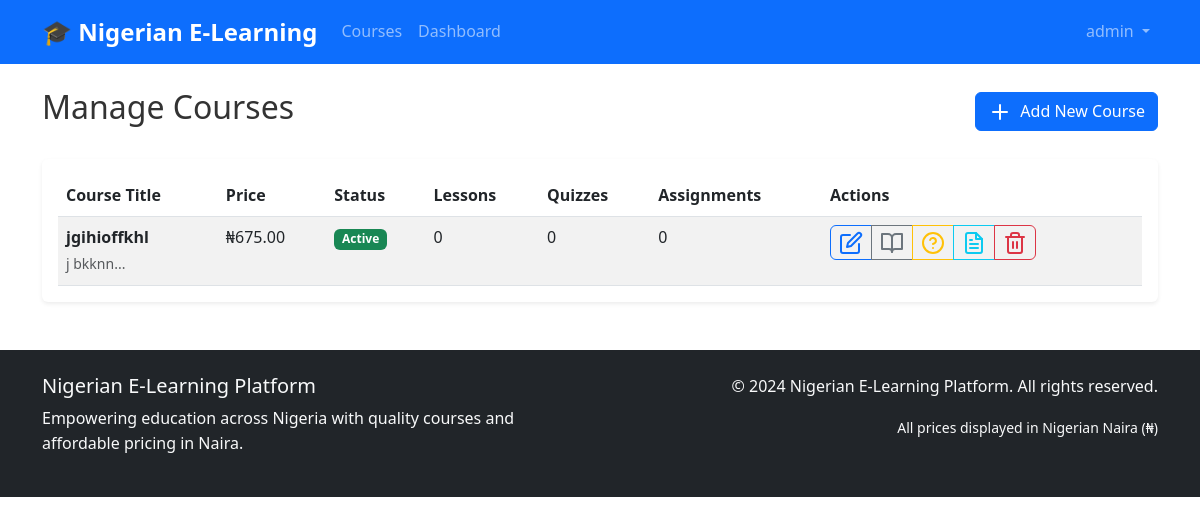
Before: /admin/courses (signed in) with the older database file.
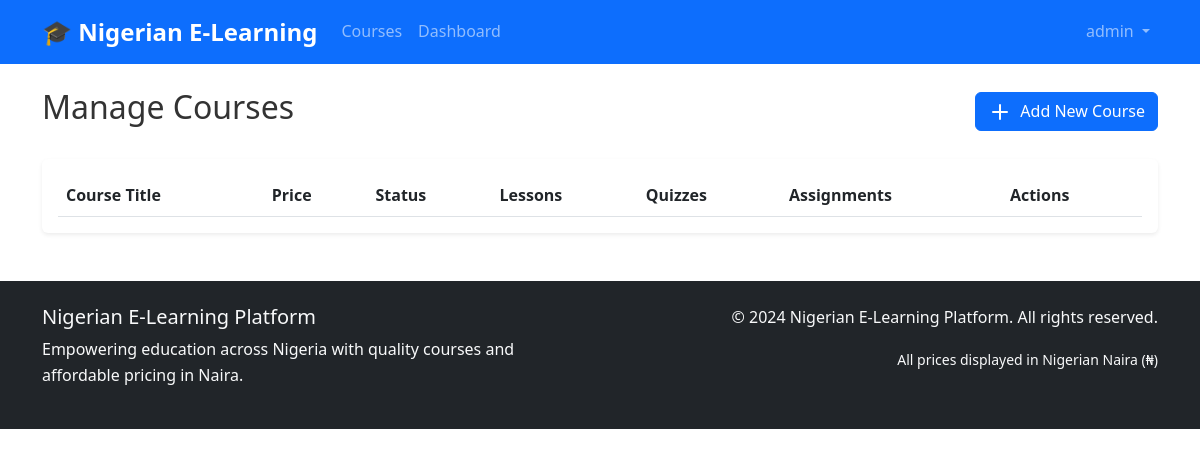
After: the same page with the newer database file.
### models.py (models this page shows, shortened)
class Course(db.Model):
    id = db.Column(db.Integer, primary_key=True)
    title = db.Column(db.String(200), nullable=False)
    description = db.Column(db.Text)
    price = db.Column(db.Float, nullable=False, default=0.0)
    instructor_id = db.Column(db.Integer, db.ForeignKey('user.id'), nullable=False)
    is_active = db.Column(db.Boolean, default=True)
    min_credits_for_certificate = db.Column(db.Integer, default=70)  # Minimum credits needed for certificate
    total_available_credits = db.Column(db.Integer, default=100)     # Total credits available in course
    created_at = db.Column(db.DateTime, default=datetime.utcnow)
    updated_at = db.Column(db.DateTime, default=datetime.utcnow, onupdate=datetime.utcnow)
    lessons = db.relationship('Lesson', backref='course', lazy='dynamic', cascade='all, delete-orphan')
    enrollments = db.relationship('Enrollment', backref='course', lazy='dynamic', cascade='all, delete-orphan')
    quizzes = db.relationship('Quiz', backref='course', lazy='dynamic', cascade='all, delete-orphan')
    assignments = db.relationship('Assignment', backref='course', lazy='dynamic', cascade='all, delete-orphan')
    course_credits = db.relationship('CourseCredit', backref='course', lazy='dynamic', cascade='all, delete-orphan')

### routes.py (the view)
@app.route('/admin/courses')
@login_required
@admin_required
def admin_courses():
    courses = Course.query.all()
    return render_template('admin/courses.html', courses=courses)

### app.py (called while the page is built)
@login_manager.user_loader
def load_user(user_id):
    from models import User
    return User.query.get(int(user_id))

### utils.py (called while the page is built)
def admin_required(f):
    @wraps(f)
    def decorated_function(*args, **kwargs):
        if not current_user.is_authenticated or current_user.role != 'admin':
            flash('Admin access required', 'danger')
            return redirect(url_for('dashboard'))
        return f(*args, **kwargs)
    return decorated_function

### templates/admin/courses.html (shortened to what the changed rows need)
{% extends "base.html" %}
{% block content %}
<div class="row">
    <div class="col-12">
        <div class="d-flex justify-content-between align-items-center mb-4">
            <h2>Manage Courses</h2>
        </div>
        <div class="card">
            <div class="card-body">
                <div class="table-responsive">
                    <table class="table table-striped">
                        <thead>
                            <tr>
                                <th>Course Title</th>
                                <th>Price</th>
                                <th>Status</th>
                                <th>Lessons</th>
                                <th>Quizzes</th>
                                <th>Assignments</th>
                                <th>Actions</th>
                            </tr>
                        </thead>
                        <tbody>
                            {% for course in courses %}
                            <tr>
                                <td>
                                    <strong>{{ course.title }}</strong>
                                    <br><small class="text-muted">{{ course.description[:100] }}...</small>
                                </td>
                                <td>{{ course.price|currency }}</td>
                                <td>
                                    <span class="badge bg-{{ 'success' if course.is_active else 'secondary' }}">
                                        {{ 'Active' if course.is_active else 'Inactive' }}
                                    </span>
                                </td>
                                <td>{{ course.lessons.count() }}</td>
                                <td>{{ course.quizzes.count() }}</td>
                                <td>{{ course.assignments.count() }}</td>
                                <td>
                                    <div class="btn-group" role="group">
                                        <a href="{{ url_for('edit_course', course_id=course.id) }}"
                                           class="btn btn-sm btn-outline-primary" title="Edit Course">
                                            <i data-feather="edit"></i>
                                        </a>
                                        <a href="{{ url_for('admin_course_lessons', course_id=course.id) }}"
                                           class="btn btn-sm btn-outline-secondary" title="Manage Lessons">
                                            <i data-feather="book-open"></i>
                                        </a>
                                        <a href="{{ url_for('admin_course_quizzes', course_id=course.id) }}"
                                           class="btn btn-sm btn-outline-warning" title="Manage Quizzes">
                                            <i data-feather="help-circle"></i>
                                        </a>
                                        <a href="{{ url_for('admin_course_assignments', course_id=course.id) }}"
                                           class="btn btn-sm btn-outline-info" title="Manage Assignments">
                                            <i data-feather="file-text"></i>
                                        </a>
                                        <button type="button" class="btn btn-sm btn-outline-danger"
                                                onclick="confirmDelete('{{ course.title|e }}', '{{ url_for('delete_course', course_id=course.id) }}')"
                                                title="Delete Course">
                                            <i data-feather="trash-2"></i>
                                        </button>
                                    </div>
                                </td>
                            </tr>
                            {% endfor %}
                        </tbody>
                    </table>
                </div>
            </div>
        </div>
    </div>
</div>
{% endblock %}

Changed rows visible on the page:
removed Course: title "jgihioffkhl", description "j bkknn", price "₦675.00", is_active "Active", lessons.count "0", quizzes.count "0", assignments.count "0"
